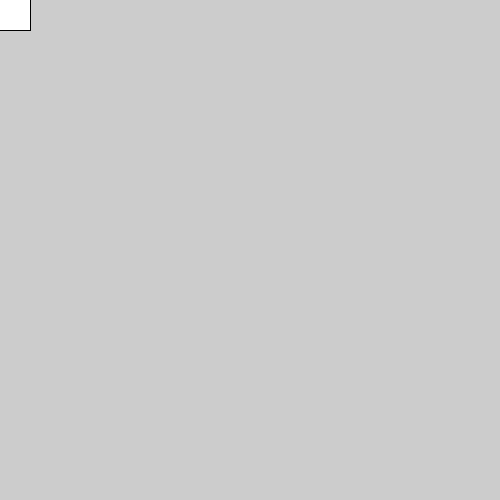
Frame 1 (no input)
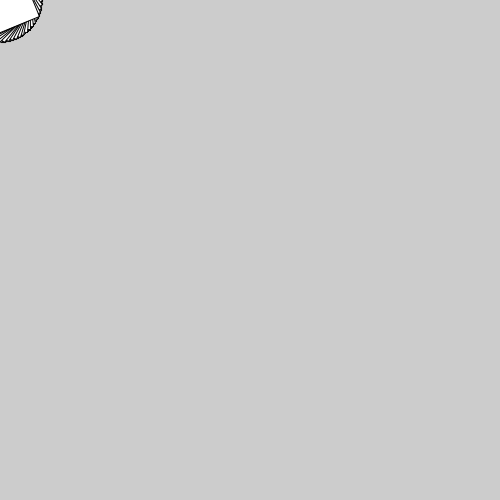
Frame 60 (the mouse pressed at the canvas centre just before this capture)
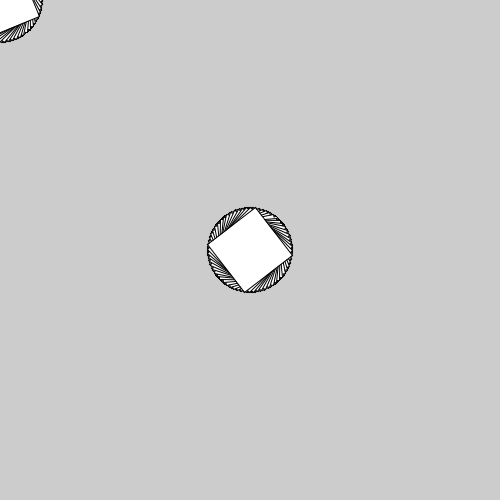
Frame 120 (the mouse held since frame 60 and released just before this capture)

The Processing sketch that drew these frames (run headless with seeded random() and noise(); from frame 60 on, the mouse is pressed at the canvas centre):

// Processing sketch: code_07_28
// ── code_07_28.pde
float angle = 0.0;
   void setup() {
     size(500, 500);
}
   void draw() {
     translate(mouseX, mouseY);
     rotate(angle);
     rect(-30, -30, 60, 60);
     angle += 0.1;
}
